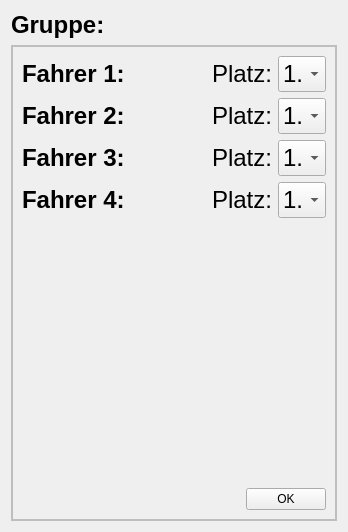
<?xml version="1.0" encoding="UTF-8"?>
<ui version="4.0">
 <class>GroupWidget</class>
 <widget class="QWidget" name="GroupWidget">
  <property name="geometry">
   <rect>
    <x>0</x>
    <y>0</y>
    <width>348</width>
    <height>532</height>
   </rect>
  </property>
  <property name="windowTitle">
   <string>Form</string>
  </property>
  <property name="styleSheet">
   <string notr="true"/>
  </property>
  <layout class="QVBoxLayout" name="verticalLayout">
   <item>
    <widget class="QLabel" name="group_label">
     <property name="font">
      <font>
       <pointsize>18</pointsize>
       <weight>75</weight>
       <bold>true</bold>
      </font>
     </property>
     <property name="text">
      <string>Gruppe:</string>
     </property>
    </widget>
   </item>
   <item>
    <widget class="QFrame" name="frame">
     <property name="styleSheet">
      <string notr="true">#frame{
border: 1.5px solid rgb(190, 190, 190);
}</string>
     </property>
     <property name="frameShape">
      <enum>QFrame::StyledPanel</enum>
     </property>
     <property name="frameShadow">
      <enum>QFrame::Raised</enum>
     </property>
     <layout class="QVBoxLayout" name="verticalLayout_2">
      <item>
       <layout class="QHBoxLayout" name="horizontalLayout">
        <item>
         <widget class="QLabel" name="driver1">
          <property name="font">
           <font>
            <pointsize>18</pointsize>
            <weight>75</weight>
            <bold>true</bold>
           </font>
          </property>
          <property name="text">
           <string>Fahrer 1:</string>
          </property>
         </widget>
        </item>
        <item>
         <widget class="QLabel" name="name1">
          <property name="font">
           <font>
            <pointsize>18</pointsize>
            <weight>75</weight>
            <bold>true</bold>
           </font>
          </property>
          <property name="styleSheet">
           <string notr="true">QLabel{
	color: rgb(255, 0, 0)
}</string>
          </property>
          <property name="text">
           <string/>
          </property>
         </widget>
        </item>
        <item>
         <spacer name="horizontalSpacer_2">
          <property name="orientation">
           <enum>Qt::Horizontal</enum>
          </property>
          <property name="sizeHint" stdset="0">
           <size>
            <width>40</width>
            <height>20</height>
           </size>
          </property>
         </spacer>
        </item>
        <item>
         <widget class="QLabel" name="label">
          <property name="font">
           <font>
            <pointsize>18</pointsize>
           </font>
          </property>
          <property name="text">
           <string>Platz:</string>
          </property>
         </widget>
        </item>
        <item>
         <widget class="QComboBox" name="rank_combo1">
          <property name="font">
           <font>
            <pointsize>18</pointsize>
           </font>
          </property>
          <item>
           <property name="text">
            <string>1.</string>
           </property>
          </item>
          <item>
           <property name="text">
            <string>2.</string>
           </property>
          </item>
          <item>
           <property name="text">
            <string>3.</string>
           </property>
          </item>
          <item>
           <property name="text">
            <string>4.</string>
           </property>
          </item>
         </widget>
        </item>
       </layout>
      </item>
      <item>
       <layout class="QHBoxLayout" name="horizontalLayout_2">
        <item>
         <widget class="QLabel" name="driver2">
          <property name="font">
           <font>
            <pointsize>18</pointsize>
            <weight>75</weight>
            <bold>true</bold>
           </font>
          </property>
          <property name="text">
           <string>Fahrer 2:</string>
          </property>
         </widget>
        </item>
        <item>
         <widget class="QLabel" name="name2">
          <property name="font">
           <font>
            <pointsize>18</pointsize>
            <weight>75</weight>
            <bold>true</bold>
           </font>
          </property>
          <property name="styleSheet">
           <string notr="true">QLabel{
	color: rgb(255, 0, 0)
}</string>
          </property>
          <property name="text">
           <string/>
          </property>
         </widget>
        </item>
        <item>
         <spacer name="horizontalSpacer_3">
          <property name="orientation">
           <enum>Qt::Horizontal</enum>
          </property>
          <property name="sizeHint" stdset="0">
           <size>
            <width>40</width>
            <height>20</height>
           </size>
          </property>
         </spacer>
        </item>
        <item>
         <widget class="QLabel" name="label_2">
          <property name="font">
           <font>
            <pointsize>18</pointsize>
           </font>
          </property>
          <property name="text">
           <string>Platz:</string>
          </property>
         </widget>
        </item>
        <item>
         <widget class="QComboBox" name="rank_combo2">
          <property name="font">
           <font>
            <pointsize>18</pointsize>
           </font>
          </property>
          <item>
           <property name="text">
            <string>1.</string>
           </property>
          </item>
          <item>
           <property name="text">
            <string>2.</string>
           </property>
          </item>
          <item>
           <property name="text">
            <string>3.</string>
           </property>
          </item>
          <item>
           <property name="text">
            <string>4.</string>
           </property>
          </item>
         </widget>
        </item>
       </layout>
      </item>
      <item>
       <layout class="QHBoxLayout" name="horizontalLayout_3">
        <item>
         <widget class="QLabel" name="driver3">
          <property name="font">
           <font>
            <pointsize>18</pointsize>
            <weight>75</weight>
            <bold>true</bold>
           </font>
          </property>
          <property name="text">
           <string>Fahrer 3:</string>
          </property>
         </widget>
        </item>
        <item>
         <widget class="QLabel" name="name3">
          <property name="font">
           <font>
            <pointsize>18</pointsize>
            <weight>75</weight>
            <bold>true</bold>
           </font>
          </property>
          <property name="styleSheet">
           <string notr="true">QLabel{
	color: rgb(255, 0, 0)
}</string>
          </property>
          <property name="text">
           <string/>
          </property>
         </widget>
        </item>
        <item>
         <spacer name="horizontalSpacer_4">
          <property name="orientation">
           <enum>Qt::Horizontal</enum>
          </property>
          <property name="sizeHint" stdset="0">
           <size>
            <width>40</width>
            <height>20</height>
           </size>
          </property>
         </spacer>
        </item>
        <item>
         <widget class="QLabel" name="label_3">
          <property name="font">
           <font>
            <pointsize>18</pointsize>
           </font>
          </property>
          <property name="text">
           <string>Platz:</string>
          </property>
         </widget>
        </item>
        <item>
         <widget class="QComboBox" name="rank_combo3">
          <property name="font">
           <font>
            <pointsize>18</pointsize>
           </font>
          </property>
          <item>
           <property name="text">
            <string>1.</string>
           </property>
          </item>
          <item>
           <property name="text">
            <string>2.</string>
           </property>
          </item>
          <item>
           <property name="text">
            <string>3.</string>
           </property>
          </item>
          <item>
           <property name="text">
            <string>4.</string>
           </property>
          </item>
         </widget>
        </item>
       </layout>
      </item>
      <item>
       <layout class="QHBoxLayout" name="horizontalLayout_4">
        <item>
         <widget class="QLabel" name="driver4">
          <property name="font">
           <font>
            <pointsize>18</pointsize>
            <weight>75</weight>
            <bold>true</bold>
           </font>
          </property>
          <property name="text">
           <string>Fahrer 4:</string>
          </property>
         </widget>
        </item>
        <item>
         <widget class="QLabel" name="name4">
          <property name="font">
           <font>
            <pointsize>18</pointsize>
            <weight>75</weight>
            <bold>true</bold>
           </font>
          </property>
          <property name="styleSheet">
           <string notr="true">QLabel{
	color: rgb(255, 0, 0)
}</string>
          </property>
          <property name="text">
           <string/>
          </property>
         </widget>
        </item>
        <item>
         <spacer name="horizontalSpacer_5">
          <property name="orientation">
           <enum>Qt::Horizontal</enum>
          </property>
          <property name="sizeHint" stdset="0">
           <size>
            <width>40</width>
            <height>20</height>
           </size>
          </property>
         </spacer>
        </item>
        <item>
         <widget class="QLabel" name="label_4">
          <property name="font">
           <font>
            <pointsize>18</pointsize>
           </font>
          </property>
          <property name="text">
           <string>Platz:</string>
          </property>
         </widget>
        </item>
        <item>
         <widget class="QComboBox" name="rank_combo4">
          <property name="font">
           <font>
            <pointsize>18</pointsize>
           </font>
          </property>
          <item>
           <property name="text">
            <string>1.</string>
           </property>
          </item>
          <item>
           <property name="text">
            <string>2.</string>
           </property>
          </item>
          <item>
           <property name="text">
            <string>3.</string>
           </property>
          </item>
          <item>
           <property name="text">
            <string>4.</string>
           </property>
          </item>
         </widget>
        </item>
       </layout>
      </item>
      <item>
       <spacer name="verticalSpacer">
        <property name="orientation">
         <enum>Qt::Vertical</enum>
        </property>
        <property name="sizeHint" stdset="0">
         <size>
          <width>20</width>
          <height>40</height>
         </size>
        </property>
       </spacer>
      </item>
      <item>
       <layout class="QHBoxLayout" name="horizontalLayout_5">
        <item>
         <spacer name="horizontalSpacer">
          <property name="orientation">
           <enum>Qt::Horizontal</enum>
          </property>
          <property name="sizeHint" stdset="0">
           <size>
            <width>40</width>
            <height>20</height>
           </size>
          </property>
         </spacer>
        </item>
        <item>
         <widget class="QPushButton" name="pushButton">
          <property name="text">
           <string>OK</string>
          </property>
         </widget>
        </item>
       </layout>
      </item>
     </layout>
    </widget>
   </item>
  </layout>
 </widget>
 <resources/>
 <connections/>
</ui>
